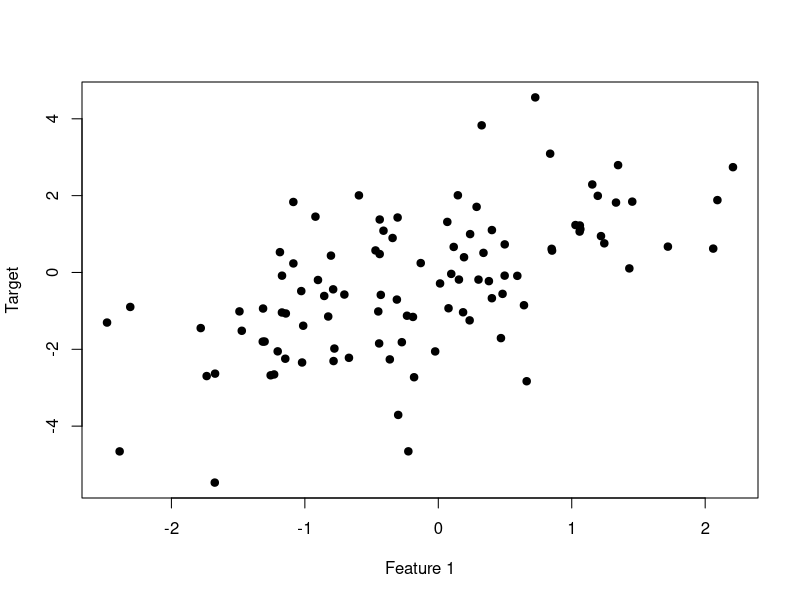
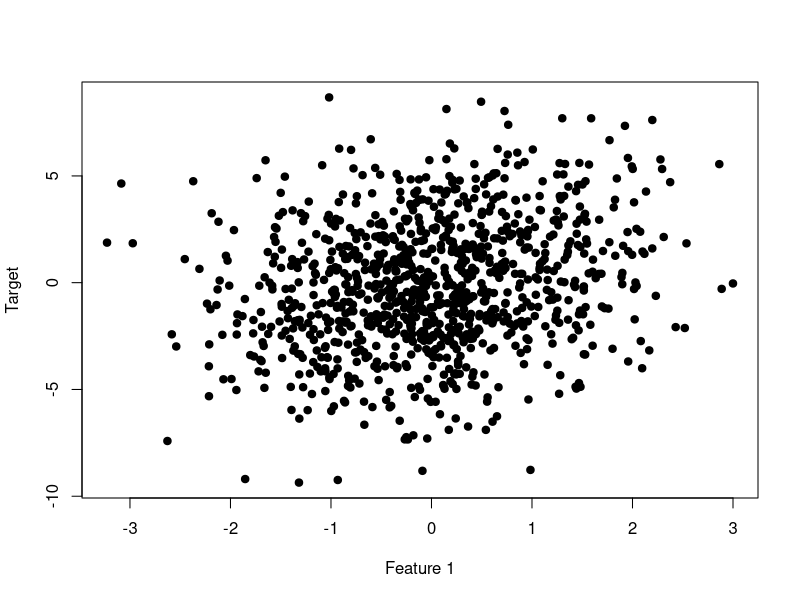
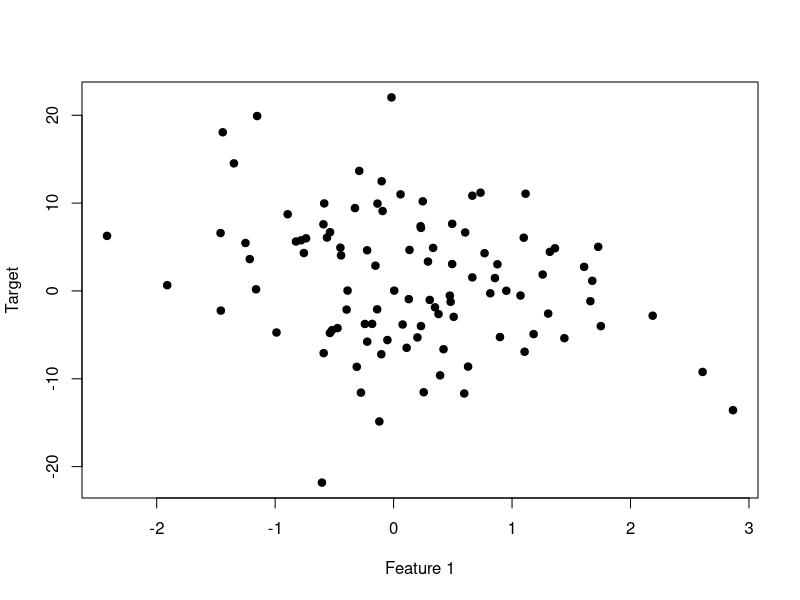
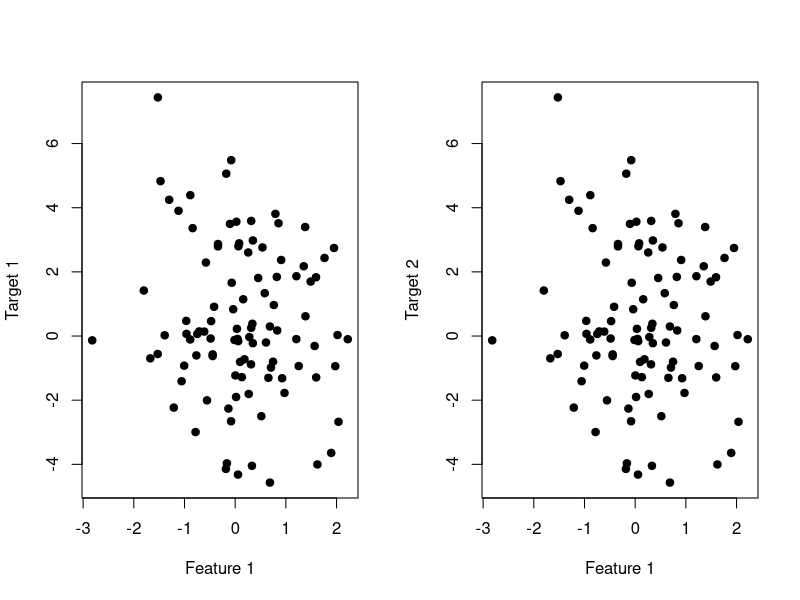
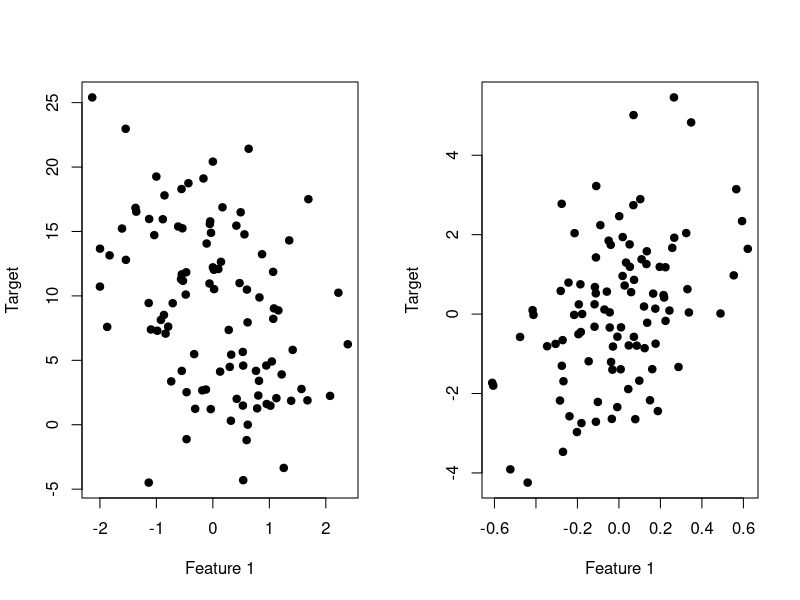
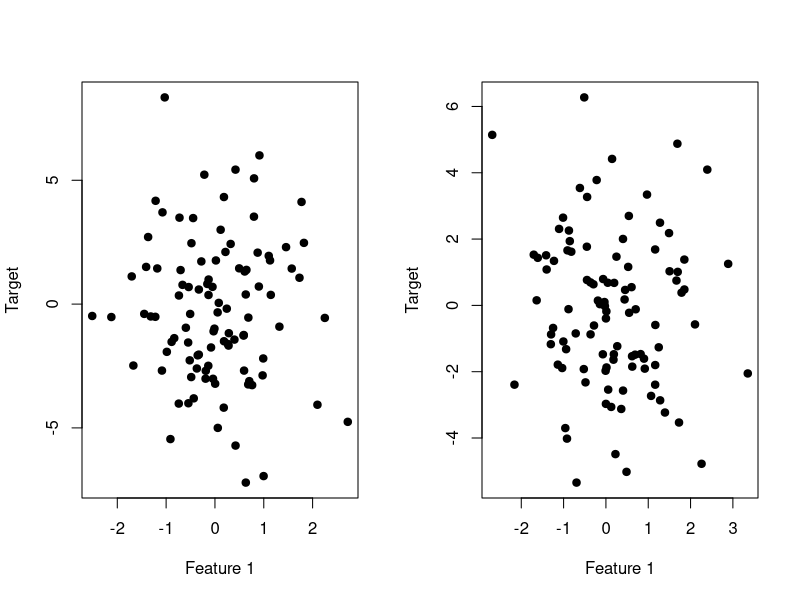
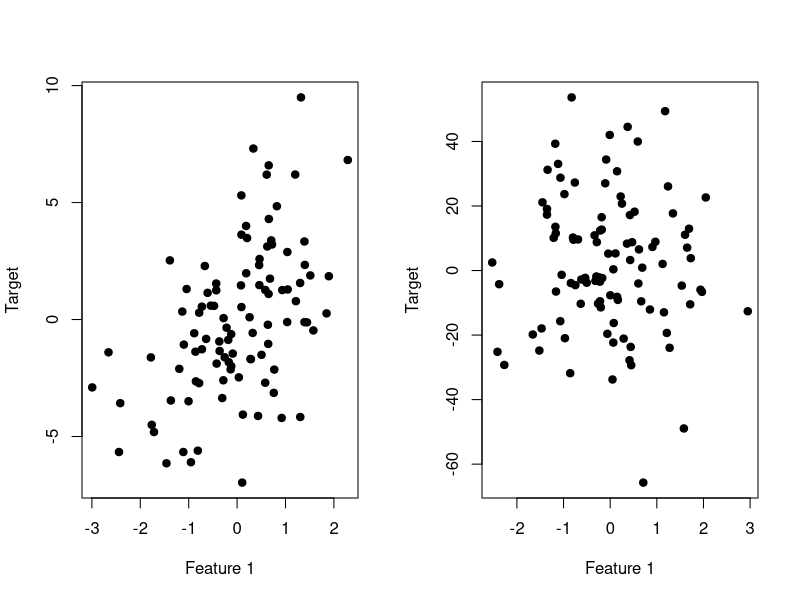

Write the R code that produced these figures, in order.

make_regression <- function(n_samples=100, n_features=100, n_informative=10, n_targets=1, 
                            bias=0.0, noise=0.0, shuffle=TRUE, coef=FALSE, random_state=NULL,
                            effective_rank=NULL, tail_strength=0.5, plot = FALSE) {
  if (!is.null(random_state)) {
    set.seed(random_state)
  }
  
  # set the number of informative coefficients
  coefficients <- rnorm(n_informative)
  
  # random data values
  # initial feature matrix (X) with more features than the effective rank
  X <- matrix(rnorm(n_samples * n_features), nrow=n_samples, ncol=n_features)
  
  # implementing effective rank and tail_strength
  if (!is.null(effective_rank) && effective_rank < n_features) {
    # decompose a matrix X into its singular vectors and singular values
    svd_result <- svd(X)
    U <- svd_result$u
    Sigma <- svd_result$d
    V <- svd_result$v
    
    # for matrix X to have an effective_rank of k, keep the top k singular values and set the rest to zero. 
    # Reduces the rank of the matrix, simulating a situation where only a subset of features provides most information.
    k <- effective_rank
    Sigma_adjusted <- c(Sigma[1:k], rep(0, length(Sigma) - k))
    
    #  linearly reducing the magnitude of each successive singular value from the largest to the kth value
    # adjust each of the top k singular values by a factor that decreases linearly
    
    decay_factor <- seq(from = 1, to = tail_strength, length.out = k)
    Sigma_adjusted[1:k] <- Sigma_adjusted[1:k] * decay_factor
    
    # reconstructing the matrix
    X_adjusted <- U %*% diag(Sigma_adjusted) %*% t(V)
    X <- X_adjusted
  }
  
  
  # target data. Y = intercept + coeff * X + error
  informative_X <- X[, seq(n_informative)]
  if (n_targets == 1) {
    Y <- matrix(nrow=n_samples, ncol=1)
  } else {
    Y <- matrix(nrow=n_samples, ncol=n_targets)
  }
  
  for (target in 1:n_targets) {
    Y[, target] <- bias + informative_X %*% coefficients + rnorm(n_samples, sd=noise)
  }
  
  # multi-output check
  if (n_targets > 1) {
    Y <- matrix(Y, ncol=n_targets)
  }
  
  # shuffle if requested
  if (shuffle) {
    indices <- sample(n_samples)
    X <- X[indices, ]
    Y <- Y[indices, ]
  }
  
  result <- if (coef) {
    list("X"=X, "Y"=Y, "coefficients"=coefficients)
  } else {
    list("X"=X, "Y"=Y)
  }
  
  if (plot) {
    if (n_targets == 1) {
      plot(X[,1], Y, xlab="Feature 1", ylab="Target", pch = 19)
    } else {
      par(mfrow=c(1, n_targets))
      for (i in 1:n_targets) {
        plot(X[,1], Y[,i], xlab="Feature 1", ylab=paste("Target", i), pch = 19)
      }
    }
  }
  
  return(result)
  
}


# Testing

# Test Case 1: Default Parameters
make_regression(plot=TRUE)

# Test Case 2: Increased Sample Size
make_regression(n_samples=1000, plot=TRUE)

# Test Case 3: More Features
make_regression(n_features=200, n_informative=50, plot=TRUE)

# Test Case 4: Multi-Output Regression
make_regression(n_targets=2, plot=TRUE)

# Test Case 5: Adding Bias and 
make_regression(bias=10, noise=5, plot=TRUE)

# Test Case 6: Effective rank and tail strength
make_regression(n_features=50, effective_rank=10, tail_strength=0.2, plot=TRUE)

# Test Case 7: No shuffling
make_regression(shuffle=FALSE, plot=TRUE)

# Test Case 8: Checking to see if it's returning coefficients
make_regression(coef=TRUE, plot=TRUE)

# Test Case 9: Specifying Random State
make_regression(random_state=42, plot=TRUE)

# Test Case 10: High Noise Level
make_regression(noise=20, plot=TRUE)

library(car)

# Test Case 11: High effective rank with moderate tail strength
library(car)

data <- make_regression(n_samples=100, n_features=20, effective_rank=20, tail_strength=0.5)

df <- as.data.frame(data$X)
df$Y <- data$Y

model <- lm(Y ~ ., data=df)

vif_result <- vif(model)
print(vif_result)

# Expectation: low multicollinearity among features









# Double check:
# Test Case 12: Low effective rank with moderate tail strength
data <- make_regression(n_samples=100, n_features=20, effective_rank=50, tail_strength=0.5)
# Expectation: high multicollinearity

df <- as.data.frame(data$X)
df$Y <- data$Y

model <- lm(Y ~ ., data=df)

# getting alias errors




